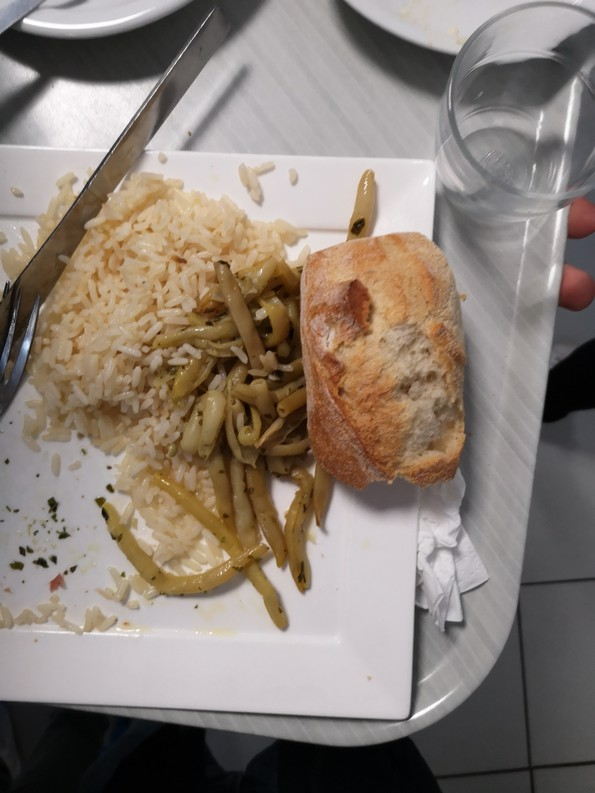
#> input picture resize/IMG_20181127_123947.jpg, 595 x 793 px; its folder holds 4 pictures in this run
$ python resize.py   (older library calls are emulated)
#> lines starting #> are read from the running program, lines starting #| are printed output that depends on the picture
from PIL import Image
import os, sys

path = ('./resize/')

dirs = os.listdir( path )

def resize():
    i = 0
    for item in dirs:
        i = i +1

        #if os.path.isfile(path+item):
        #print("bonn")
        im = Image.open(path+item)
#> im is the input picture: PIL image 595x793 RGB; mean R, G, B 138.4, 126.6, 116.9
        width, height = im.size
#> width = 595; height = 793
        f, e = os.path.splitext(path+item)
        imResize = im.resize((int(width/5),int(height/5)), Image.ANTIALIAS)
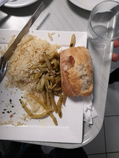
#> imResize: PIL image 119x158 RGB; mean R, G, B 138.4, 126.6, 116.9
        #print("f " +f)
        imResize.save(f+e, 'JPEG', quality=90)
#> pass 2 of the loop in resize, `for item in dirs:`:
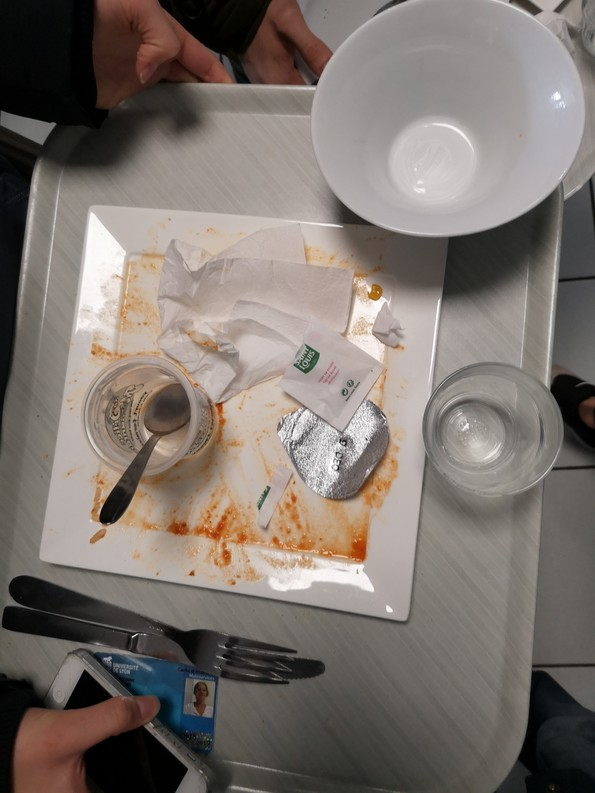
#> input picture resize/IMG_20181127_123955.jpg, 595 x 793 px
#> in resize, im is the input picture: PIL image 595x793 RGB; mean R, G, B 124, 115.4, 109.3
#> in resize, `imResize = im.resize((int(width/5),int(height/5)), Image.ANTIALIAS)`:
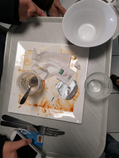
#> imResize: PIL image 119x158 RGB; mean R, G, B 124.1, 115.4, 109.3
#> pass 3 of the loop in resize, `for item in dirs:`:
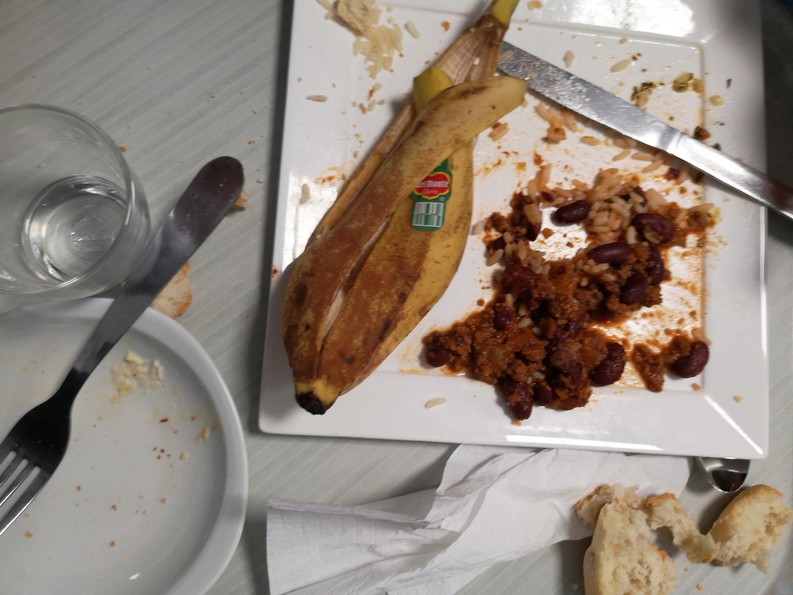
#> input picture resize/IMG_20181127_124019.jpg, 793 x 595 px
#> in resize, im is the input picture: PIL image 793x595 RGB; mean R, G, B 146.9, 134.3, 123.5
#> in resize, `imResize = im.resize((int(width/5),int(height/5)), Image.ANTIALIAS)`:
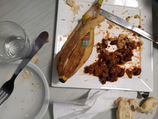
#> imResize: PIL image 158x119 RGB; mean R, G, B 146.8, 134.2, 123.5
#> the loop made 4 passes; the first 3 are shown

resize()
